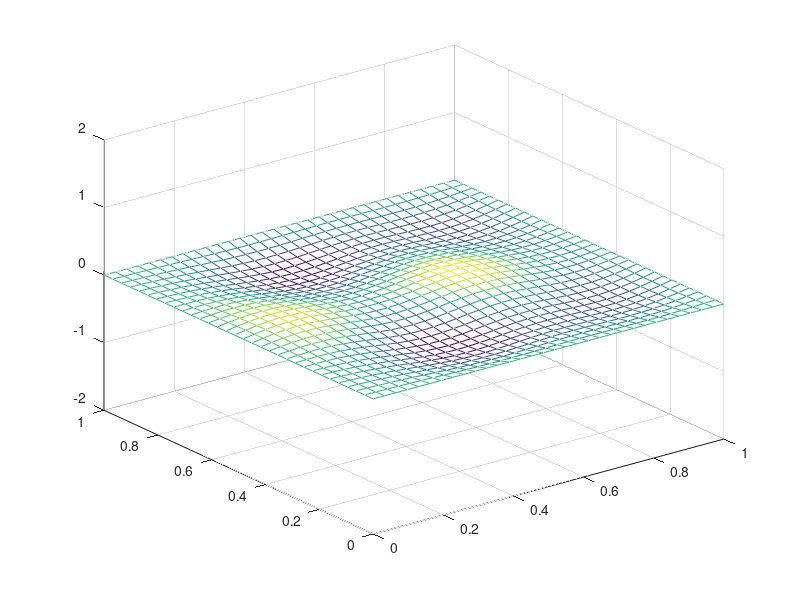

Reproduce this figure in MATLAB.
clear

t = 0.03;       %时间范围，计算到0.03秒
x = 1;y = 1;    %空间范围，0-1米
m = 320;        %时间t方向分320个格子
n = 32;         %空间x方向分32个格子
k = 32;         %空间y方向分32个格子
ht = t/(m-1);   %时间步长dt
hx = x/(n-1);   %空间步长dx
hy = y/(k-1);   %空间步长dy

u = zeros(m,n,k);

%设置边界
[x,y] = meshgrid(0:hx:1,0:hy:1);
u(1,:,:) = sin(4*pi*x)+cos(4*pi*y);

%按照公式进行差分
for ii=1:m-1
    for jj=2:n-1
        for kk=2:k-1
            u(ii+1,jj,kk) = ht*(u(ii,jj+1,kk)+u(ii,jj-1,kk)-2*u(ii,jj,kk))/hx^2 + ...
                ht*(u(ii,jj,kk+1)+u(ii,jj,kk-1)-2*u(ii,jj,kk))/hy^2 + u(ii,jj,kk);
        end
    end
end
figure(1);
mesh(x,y,reshape(u(200,:,:),[n k]));
axis([0 1 0 1 -2 2]);
%for i=1:200
    %figure(1);
    %mesh(x,y,reshape(u(i,:,:),[n k]));
    %axis([0 1 0 1 -2 2]);
    
%     F=getframe(gcf);
%     I=frame2im(F);
%     [I,map]=rgb2ind(I,256); 
%     if i == 1
%         imwrite(I,map,'test.gif','gif','Loopcount',inf,'DelayTime',0.05);
%     else
%         imwrite(I,map,'test.gif','gif','WriteMode','append','DelayTime',0.05);    
%     end
%end